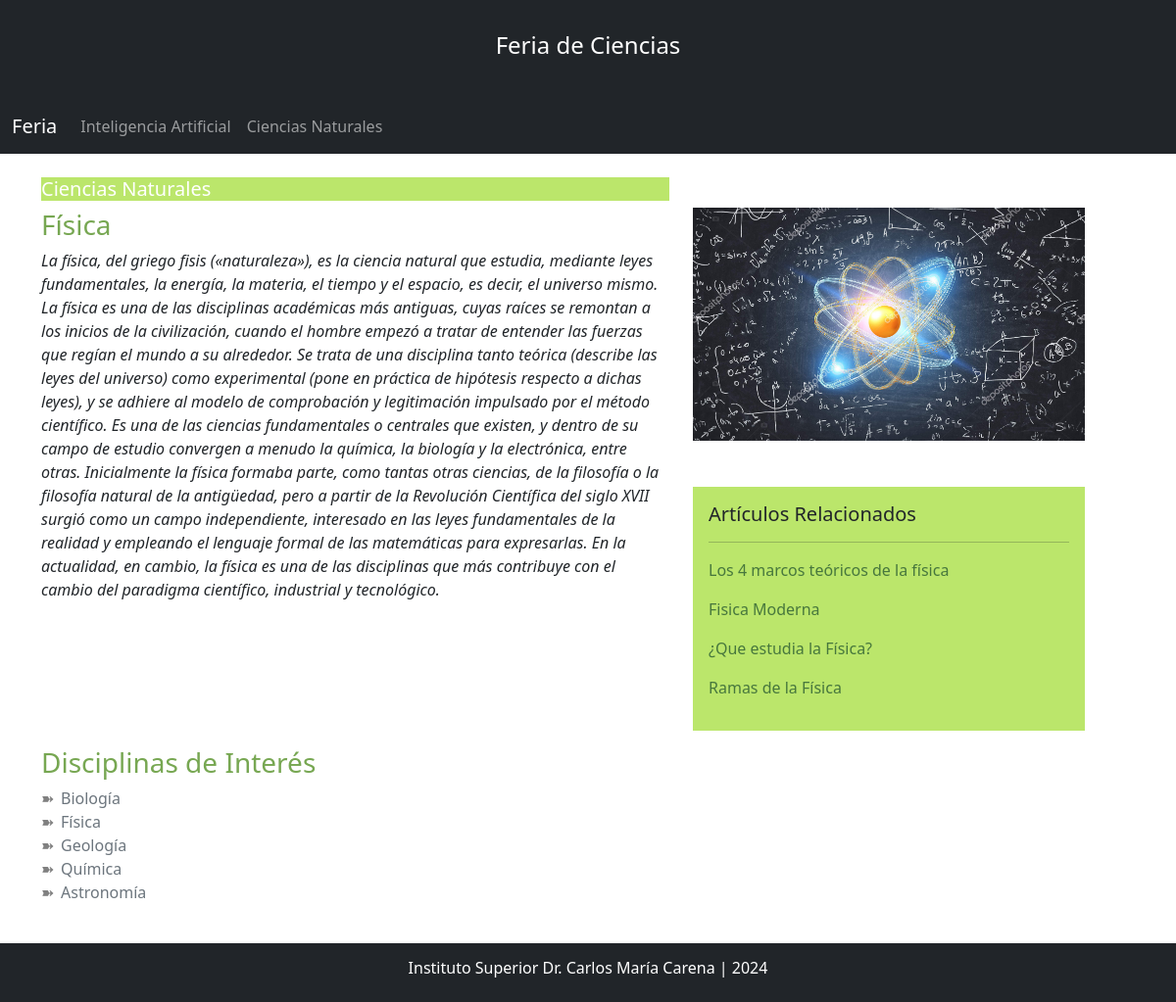
Page /Cnaturales/seccion/10/ on the committed database.
### FeriaCiencias/models.py (models this page shows, shortened)
class Proyecto(models.Model):
    nombre = models.CharField(max_length=50)
    titulo = models.CharField(max_length=100)
    descripcion = models.TextField()
    imagen = models.CharField(max_length=100)
    link = models.CharField(max_length=100, default='', null=True)

class Seccion(models.Model):
    titulo = models.CharField(max_length=100)
    descripcion = models.TextField()
    imagen = models.CharField(max_length=100)
    idProyecto = models.ForeignKey(Proyecto, on_delete=models.PROTECT)
    link = models.CharField(max_length=100, default='', null=True)

class Articulo(models.Model):
    titulo = models.CharField(max_length=100)
    descripcion = models.TextField()
    idSeccion = models.ForeignKey(Seccion, on_delete=models.PROTECT)
    link = models.CharField(max_length=100, default='', null=True)

### FeriaCiencias/views.py (the view)
# urls.py: path('Cnaturales/seccion/<int:pk>/', views.seccionCnaturales, name='seccionCnaturales'),
def seccionCnaturales(request, pk):
    proyectos = Proyecto.objects.all()
    proyecto = Proyecto.objects.get(nombre__icontains="Ciencias Naturales")
    secciones = Seccion.objects.filter(idProyecto__nombre__icontains=proyecto.nombre).values()
    seccion = Seccion.objects.get(id=pk)
    articulos = Articulo.objects.filter(idSeccion__titulo__icontains=seccion.titulo).values()
    context = {"proyectos": proyectos, "secciones": secciones, "seccion": seccion, "articulos": articulos, "proyecto":proyecto}
    return render(request, "ciencias_naturales/seccionCnaturales.html", context)

### Carena/templates/ciencias_naturales/seccionCnaturales.html (shortened to what this page needs)
{% extends "base.html" %}
{% load static %}
{% block content %}
    <div id="contenido" class="container-fluid container-lg">
        <div class="row">
            <div class="col-12 col-md-6 col-lg-7 col-xxl-8">
                <h5 class="subtitulo"><a class="text-white text-decoration-none" href="{{ proyecto.link }}/{{ proyecto.id }}">{{ proyecto.nombre }}</a></h5>
                <h3 class="titulo">{{ seccion.titulo }}</h3>
                {{ seccion.descripcion|safe }}
            </div>
            <div class="col-12 col-md-6 col-lg-5 col-xxl-4">
                <div  id="imagen"
                     style="background-image: url('{% static seccion.imagen %}');
                             background-position: center;
                             height: 300px;
                             background-size: contain;
                             background-repeat: no-repeat">
                </div>
                <div class="d-none d-md-block p-3 mt-3" style="background-color: #bbe66b; width:400px;">
                    <h5>Artículos Relacionados</h5>
                    <hr>
                    {% for a in articulos %}
                        <p><a class="text-decoration-none"style="color: #47773d;" href="{{ a.link }}/{{ a.id }}">{{ a.titulo }}</a></p>
                    {%  endfor %}
                </div>
            </div>
        </div>
        <div class="row">
            <div class="col-6 pt-3 text-secondary">
                <h3 class="titulo">Disciplinas de Interés</h3>
                <ul class="lista-flechas">
                {% for s in secciones %}
                    <li><a class="text-decoration-none text-secondary" href="{{ s.link }}/{{ s.id }}">{{ s.titulo }}</a></li>
                {% endfor %}
                </ul>
            </div>
        </div>
    </div>
{% endblock %}

### Carena/templates/base.html (shortened to what this page needs)
{% load static %}
<!DOCTYPE html>
<html lang="en">
<head>
    {% load bootstrap5 %}
    {% bootstrap_css %}
    <link rel="stylesheet" href="{% static 'estilos.css' %}">
</head>
<body>
    <div class="d-flex flex-column min-vh-100">
        <header class="container-fluid bg-dark text-white text-center p-10" style="padding: 2rem;">
            <h4>Feria de Ciencias</h4>
        </header>
        <nav class="navbar navbar-expand-sm bg-dark navbar-dark sticky-top mb-4">
            <div class="container-fluid">
                <a class="navbar-brand" href="/index">Feria</a>
                <div class="collapse navbar-collapse" id="collapsibleNavbar">
                    <ul class="navbar-nav">
                        {% for p in proyectos %}
                        <li class="nav-item">
                            <a class="nav-link" href="{{ p.link }}/{{ p.id }}">{{ p.nombre }}</a>
                        </li>
                        {% endfor %}
                    </ul>
                </div>
            </div>
        </nav>
        <main class="flex-fill">
            {% block content %}
            {% endblock %}
        </main>
        <footer class="container-fluid bg-dark text-center p-3 text-white mt-4">
            <h6>Instituto Superior Dr. Carlos María Carena | 2024</h6>
        </footer>
    </div>
</body>
</html>

### Carena/static/estilos.css (style rules this page uses)
body { margin: 0; padding: 0; min-height: 100vh; box-sizing: border-box; }
ul.lista-flechas { list-style-type: none; padding: 0; }
ul.lista-flechas li { position: relative; padding-left: 20px; }
ul.lista-flechas li::before { content: '\27BD'; position: absolute; left: 0; color: grey; }

### Carena/templates/ciencias_naturales/seccionCnaturales.html (style rules this page uses)
.titulo { color: #77a752; }
.subtitulo { background-color: #bbe66b; }
#imagen { height: 400px; width: 400px; border-radius: 4px; }

### rows in the picture
Proyecto: nombre "Inteligencia Artificial"
Proyecto: nombre "Ciencias Naturales"
Seccion: titulo "Física", descripcion "La física, del griego fisis («naturaleza»), es la ciencia natural que estudia, mediante leyes fundamentales, la energía, la materia, el tiempo y el espacio, es decir, el universo mismo. La física es una de las disciplinas académicas más antiguas, cuyas raíces se remontan a los inicios de la civilización, cuando el hombre empezó a tratar de entender las fuerzas que regían el mundo a su alrededor. Se trata de una disciplina tanto teórica (describe las leyes del universo) como experimental (pone en práctica de hipótesis respecto a dichas leyes), y se adhiere al modelo de comprobación y legitimación impulsado por el método científico. Es una de las ciencias fundamentales o centrales que…", imagen (picture)
Articulo: titulo "Los 4 marcos teóricos de la física"
Articulo: titulo "Fisica Moderna"
Articulo: titulo "¿Que estudia la Física?"
Articulo: titulo "Ramas de la Física"
Seccion: titulo "Biología"
Seccion: titulo "Geología"
Seccion: titulo "Química"
Seccion: titulo "Astronomía"
